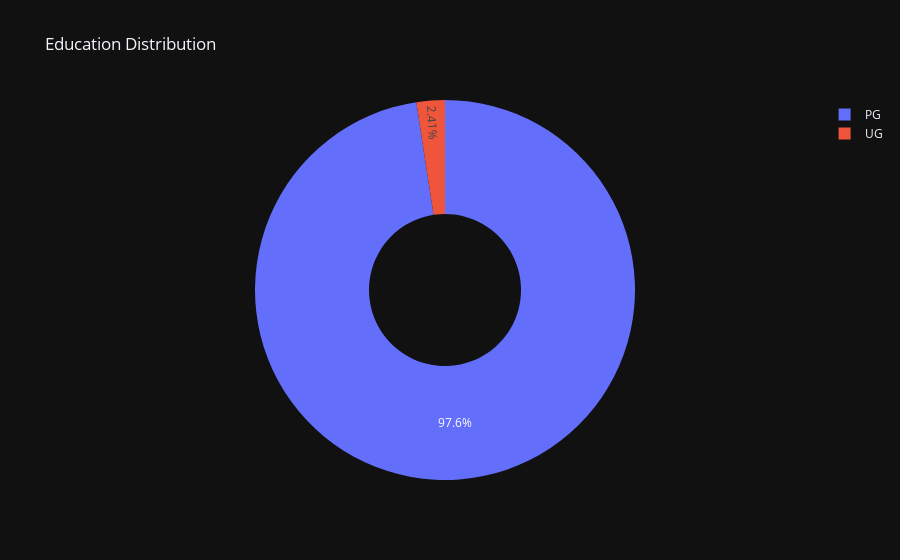

Source (notebook cell):
### Code cell
fig = px.pie(df, names="Education", title="Education Distribution",  hole = 0.4, template = "plotly_dark")
fig.show()

### Figure 1 — Plotly figure (JSON) as saved in the notebook; plotly's stock layout.template omitted (floating-point values rounded to 4 significant figures; data arrays with more than 128 entries replaced by an {"elided": "..."} marker saying what was removed)
{"data": [{"domain": {"x": [0, 1], "y": [0, 1]}, "hole": 0.4, "hovertemplate": "Education=%{label}<extra></extra>", "labels": {"elided": "2240 str values"}, "legendgroup": "", "name": "", "showlegend": true, "type": "pie"}], "layout": {"legend": {"tracegroupgap": 0}, "title": {"text": "Education Distribution"}}}
